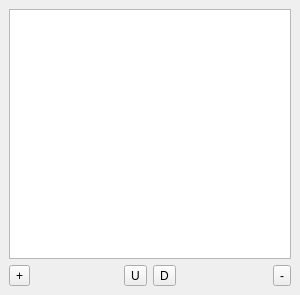
     <widget class="QWidget" name="HitboxPage">
      <property name="geometry">
       <rect>
        <x>0</x>
        <y>0</y>
        <width>300</width>
        <height>295</height>
       </rect>
      </property>
      <attribute name="label">
       <string>Hitboxes (0 of 0, ID: 0)</string>
      </attribute>
      <layout class="QGridLayout" name="gridLayout_11">
       <property name="leftMargin">
        <number>0</number>
       </property>
       <property name="topMargin">
        <number>0</number>
       </property>
       <property name="rightMargin">
        <number>0</number>
       </property>
       <property name="bottomMargin">
        <number>0</number>
       </property>
       <item row="0" column="0">
        <widget class="QStackedWidget" name="hitboxesWidget">
         <property name="currentIndex">
          <number>0</number>
         </property>
         <widget class="QWidget" name="sprHitboxPage">
          <layout class="QGridLayout" name="gridLayout_18">
           <item row="0" column="0">
            <widget class="QListWidget" name="hitboxList">
             <property name="sizePolicy">
              <sizepolicy hsizetype="Preferred" vsizetype="Expanding">
               <horstretch>0</horstretch>
               <verstretch>0</verstretch>
              </sizepolicy>
             </property>
             <property name="minimumSize">
              <size>
               <width>0</width>
               <height>0</height>
              </size>
             </property>
             <property name="maximumSize">
              <size>
               <width>16777215</width>
               <height>16777215</height>
              </size>
             </property>
            </widget>
           </item>
           <item row="1" column="0">
            <layout class="QGridLayout" name="gridLayout_12">
             <item row="0" column="1">
              <widget class="QToolButton" name="upHB">
               <property name="text">
                <string>U</string>
               </property>
               <property name="icon">
                <iconset resource="../resources.qrc">
                 <normaloff>:/icons/ic_arrow_upward_48px.svg</normaloff>:/icons/ic_arrow_upward_48px.svg</iconset>
               </property>
               <property name="iconSize">
                <size>
                 <width>16</width>
                 <height>16</height>
                </size>
               </property>
              </widget>
             </item>
             <item row="0" column="2">
              <widget class="QToolButton" name="downHB">
               <property name="text">
                <string>D</string>
               </property>
               <property name="icon">
                <iconset resource="../resources.qrc">
                 <normaloff>:/icons/ic_arrow_downward_48px.svg</normaloff>:/icons/ic_arrow_downward_48px.svg</iconset>
               </property>
               <property name="iconSize">
                <size>
                 <width>16</width>
                 <height>16</height>
                </size>
               </property>
              </widget>
             </item>
             <item row="0" column="0" alignment="Qt::AlignLeft">
              <widget class="QToolButton" name="addHB">
               <property name="text">
                <string>+</string>
               </property>
               <property name="icon">
                <iconset resource="../resources.qrc">
                 <normaloff>:/icons/ic_add_circle_48px.svg</normaloff>:/icons/ic_add_circle_48px.svg</iconset>
               </property>
               <property name="iconSize">
                <size>
                 <width>16</width>
                 <height>16</height>
                </size>
               </property>
              </widget>
             </item>
             <item row="0" column="3" alignment="Qt::AlignRight">
              <widget class="QToolButton" name="rmHB">
               <property name="text">
                <string>-</string>
               </property>
               <property name="icon">
                <iconset resource="../resources.qrc">
                 <normaloff>:/icons/ic_cancel_48px.svg</normaloff>:/icons/ic_cancel_48px.svg</iconset>
               </property>
               <property name="iconSize">
                <size>
                 <width>16</width>
                 <height>16</height>
                </size>
               </property>
              </widget>
             </item>
            </layout>
           </item>
          </layout>
         </widget>
         <widget class="QWidget" name="mshHitboxPage"/>
        </widget>
       </item>
      </layout>
     </widget>
